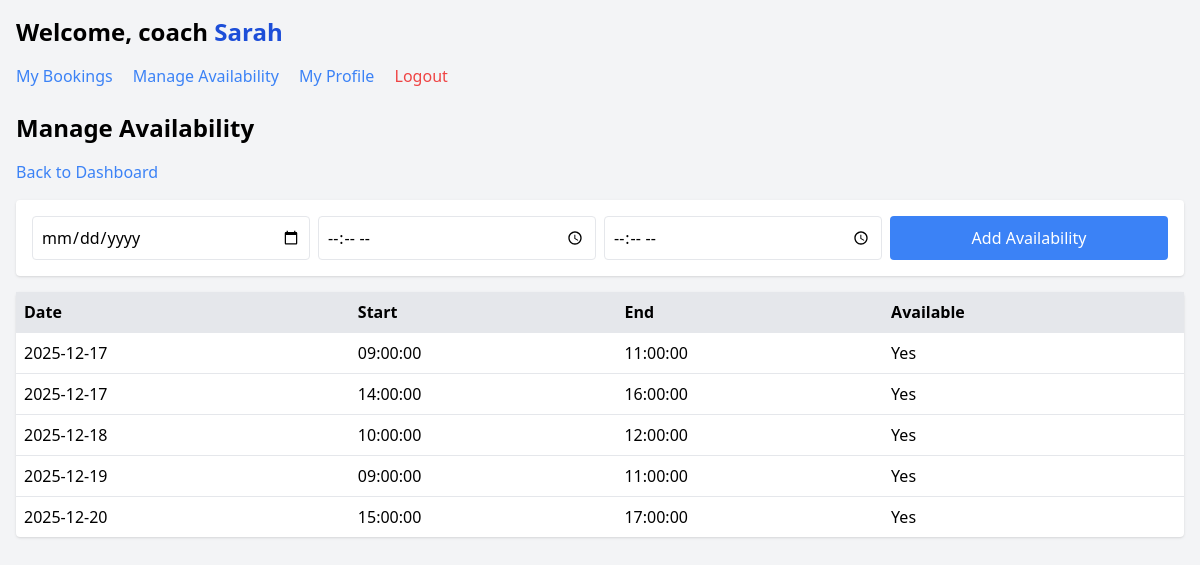
Screenshot of /coach/availability.php (signed in) with the database file from the repository.
### tables this page shows
CREATE TABLE availabilities (
    id INT PRIMARY KEY AUTO_INCREMENT,
    coach_id INT NOT NULL,
    date DATE NOT NULL,
    start_time TIME NOT NULL,
    end_time TIME NOT NULL,
    is_available BOOLEAN DEFAULT TRUE,
    FOREIGN KEY (coach_id) REFERENCES coach_profiles(id) ON DELETE CASCADE,
    CONSTRAINT check_times CHECK (start_time < end_time)
);

### coach/availability.php (the view, shortened to what this page needs)
<?php
include '../includes/db.php';
$coach_id = $_SESSION['user_id'];
$coach_profile = $conn->query("SELECT id FROM coach_profiles WHERE user_id = $coach_id")->fetch_assoc();
$profile_id = $coach_profile['id'];
$availabilities = $conn->query("SELECT * FROM availabilities WHERE coach_id = $profile_id ORDER BY date ASC, start_time ASC");
?>
<!DOCTYPE html>
<html lang="en">
<head>
    <script src="https://cdn.tailwindcss.com"></script>
</head>
<body class="bg-gray-100 p-4">
    <?php include '../includes/coach-header.php'; ?>
    <h1 class="text-2xl font-bold mb-4">Manage Availability</h1>
    <a href="dashboard.php" class="text-blue-500 mb-4 inline-block">Back to Dashboard</a>
    <form method="POST" class="bg-white p-4 rounded shadow mb-4 grid grid-cols-1 md:grid-cols-4 gap-2">
        <input type="date" name="date" required class="border p-2 rounded">
        <input type="time" name="start_time" required class="border p-2 rounded">
        <input type="time" name="end_time" required class="border p-2 rounded">
        <button type="submit" name="add" class="bg-blue-500 text-white p-2 rounded">Add Availability</button>
    </form>
    <table class="min-w-full bg-white rounded shadow">
        <thead>
            <tr class="bg-gray-200 text-left">
                <th class="p-2">Date</th>
                <th class="p-2">Start</th>
                <th class="p-2">End</th>
                <th class="p-2">Available</th>
            </tr>
        </thead>
        <tbody>
            <?php while ($a = $availabilities->fetch_assoc()): ?>
                <tr class="border-t">
                    <td class="p-2"><?= $a['date'] ?></td>
                    <td class="p-2"><?= $a['start_time'] ?></td>
                    <td class="p-2"><?= $a['end_time'] ?></td>
                    <td class="p-2"><?= $a['is_available'] ? 'Yes' : 'No' ?></td>
                </tr>
            <?php endwhile; ?>
        </tbody>
    </table>
</body>
</html>

### rows the page displays
availabilities: date "2025-12-17", start_time "09:00:00", end_time "11:00:00", is_available "Yes"
availabilities: date "2025-12-17", start_time "14:00:00", end_time "16:00:00", is_available "Yes"
availabilities: date "2025-12-18", start_time "10:00:00", end_time "12:00:00", is_available "Yes"
availabilities: date "2025-12-19", start_time "09:00:00", end_time "11:00:00", is_available "Yes"
availabilities: date "2025-12-20", start_time "15:00:00", end_time "17:00:00", is_available "Yes"

### other values shown
$user_role "coach"
$user_first_name "Sarah"
